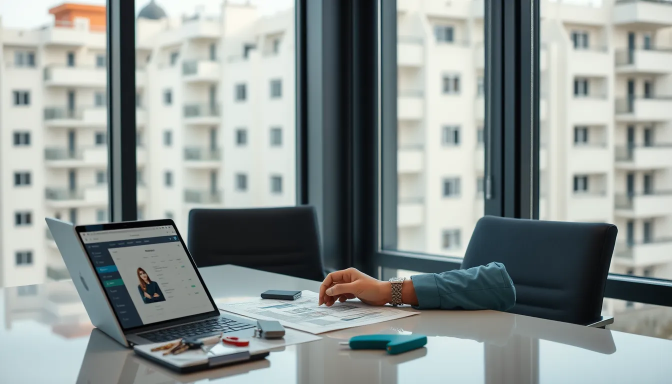
#> input picture flux-editorial/exec/img/agence-ia-immobilier-maroc-src.webp, 1344 x 768 px, given in place of agence-ia-immobilier-maroc-src.webp.webp, which was not available (shown at 1/2 size)
$ python prep_img.py img/agence-ia-immobilier-maroc-src.webp
#> lines starting #> are read from the running program, lines starting #| are printed output that depends on the picture
import sys,os,base64,hashlib
from PIL import Image
slug=sys.argv[1]; src=f'img/{slug}-src.webp' if os.path.exists(f'img/{slug}-src.webp') else f'img/{slug}.webp'
im=Image.open(src).convert('RGB'); best=None
#> further down, im is the input picture: PIL image 1344x768 RGB; mean R, G, B 141.6, 149.8, 147.6
for w in (800,720,640):
    for q in (50,42,35,28):
        r=im.resize((w,round(im.height*w/im.width)),Image.LANCZOS); p=f'/tmp/{slug}-up.webp'
        r.save(p,'WEBP',quality=q,method=6); n=len(base64.b64encode(open(p,'rb').read()))
        if n<=22000: best=(w,q,n); break
    if best: break
#> this loop made 1 pass
#> pass 1, `r.save(p,'WEBP',quality=q,method=6); n=len(base64.b64encode(open(p,'rb..`:
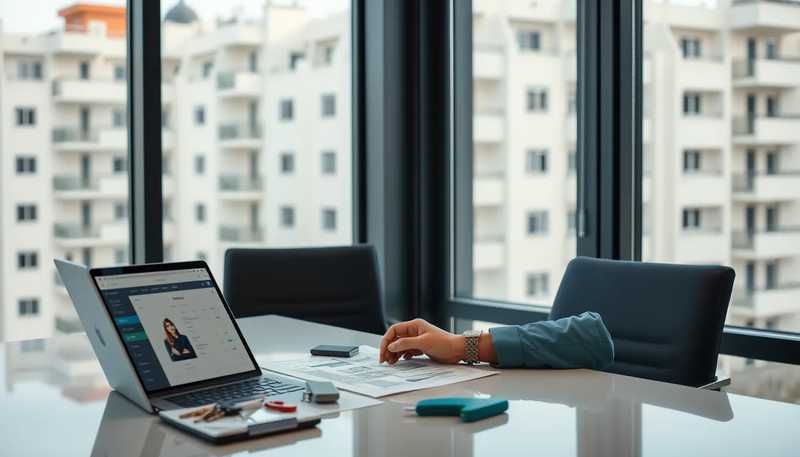
#> saved as agence-ia-immobilier-maroc-src.webp-up.webp: PIL image 800x457 RGB; mean R, G, B 141.6, 149.8, 147.6
r.save(f'/tmp/{slug}-prev.jpg',quality=70)
print(slug,'width',r.size[0],'q',best[1] if best else q,'b64',n,'md5',hashlib.md5(open(p,'rb').read()).hexdigest())
#| img/agence-ia-immobilier-maroc-src.webp width 800 q 50 b64 20376 md5 39be77918a6201cda697324fce2a2c91

$ run again, on flux-editorial/exec/img/agents-ia-vocaux-restaurants-hotels-maroc-choco-src.webp
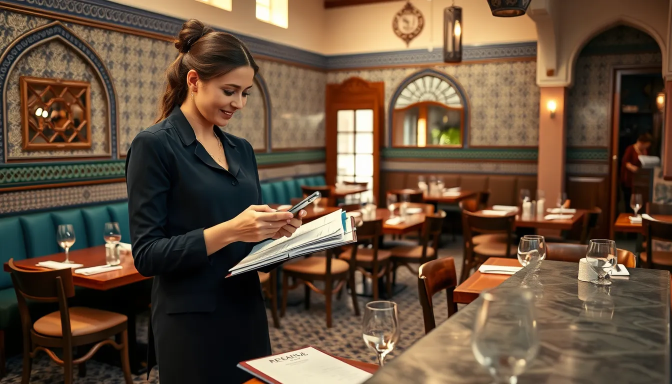
#> input picture flux-editorial/exec/img/agents-ia-vocaux-restaurants-hotels-maroc-choco-src.webp, 1344 x 768 px, given in place of gents-ia-vocaux-restaurants-hotels-maroc-choco-src.webp.webp, which was not available (shown at 1/2 size)
#> im is the input picture: PIL image 1344x768 RGB; mean R, G, B 101.9, 79.8, 60
#> the loop `for w in (800,720,640):` made 3 passes
#> pass 1, `r.save(p,'WEBP',quality=q,method=6); n=len(base64.b64encode(open(p,'rb..`:
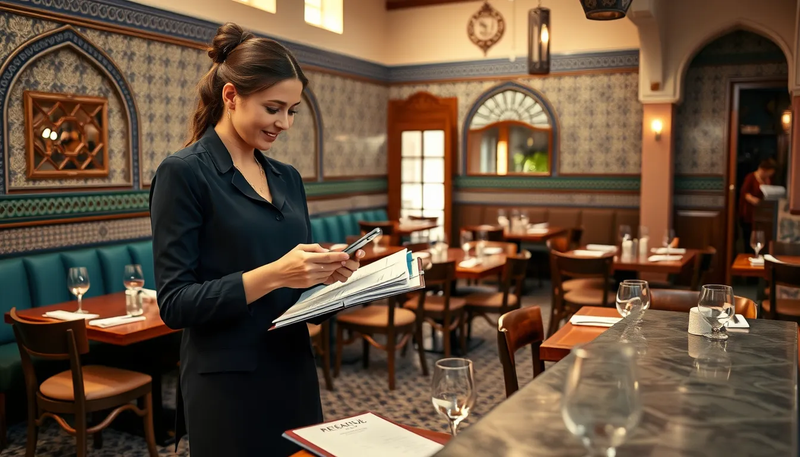
#> saved as agents-ia-vocaux-restaurants-hotels-maroc-choco-src.webp-up.webp: PIL image 800x457 RGB; mean R, G, B 101.9, 79.8, 60
#> pass 2, `r.save(p,'WEBP',quality=q,method=6); n=len(base64.b64encode(open(p,'rb..`:
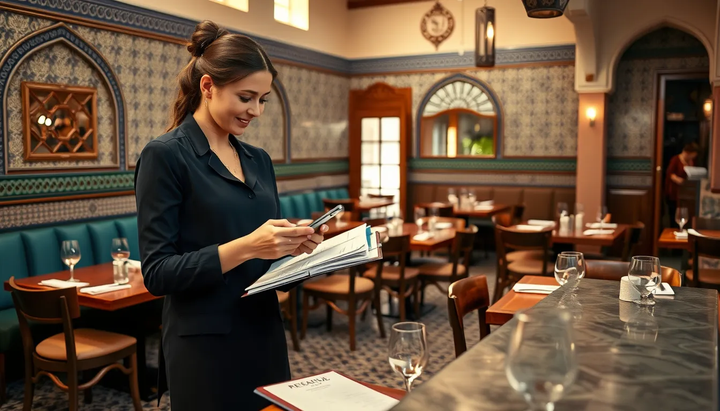
#> saved as agents-ia-vocaux-restaurants-hotels-maroc-choco-src.webp-up.webp: PIL image 720x411 RGB; mean R, G, B 101.9, 79.8, 60
#| img/agents-ia-vocaux-restaurants-hotels-maroc-choco-src.webp width 640 q 28 b64 22172 md5 25dcc3d72a37e02842831962324da3d6

$ run again, on flux-editorial/exec/img/automatisation-cabinet-comptable-maroc-src.webp
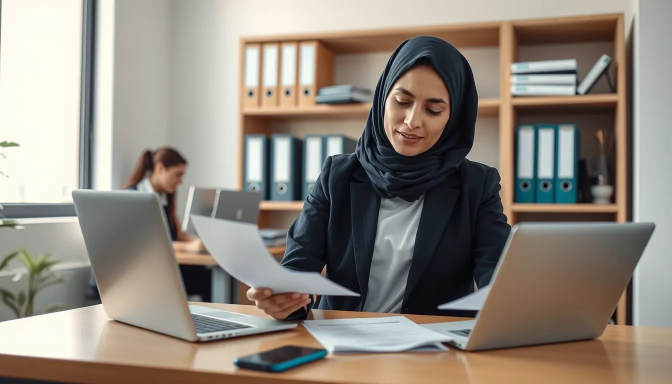
#> input picture flux-editorial/exec/img/automatisation-cabinet-comptable-maroc-src.webp, 1344 x 768 px, given in place of automatisation-cabinet-comptable-maroc-src.webp.webp, which was not available (shown at 1/2 size)
#> im is the input picture: PIL image 1344x768 RGB; mean R, G, B 143.1, 135.2, 125.3
#> the loop `for w in (800,720,640):` made 1 pass
#> pass 1, `r.save(p,'WEBP',quality=q,method=6); n=len(base64.b64encode(open(p,'rb..`:
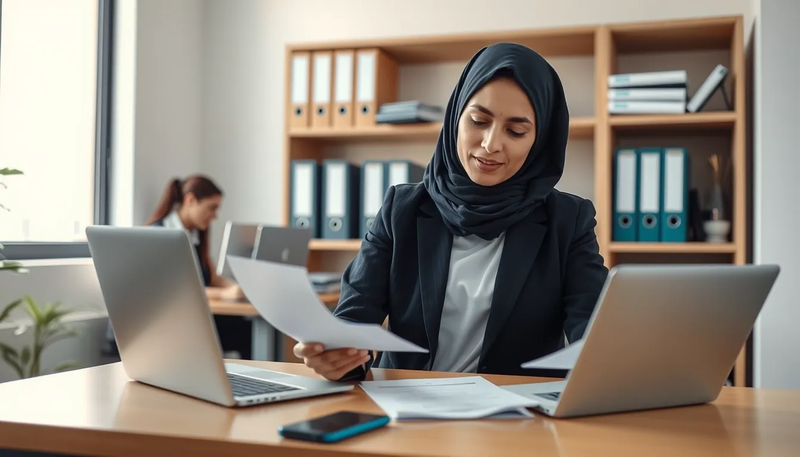
#> saved as automatisation-cabinet-comptable-maroc-src.webp-up.webp: PIL image 800x457 RGB; mean R, G, B 143.1, 135.2, 125.3
#| img/automatisation-cabinet-comptable-maroc-src.webp width 800 q 50 b64 19840 md5 a1003c9b94907bf97dfa8a773b69659e

$ run again, on flux-editorial/exec/img/automatisation-centre-de-formation-maroc-src.webp
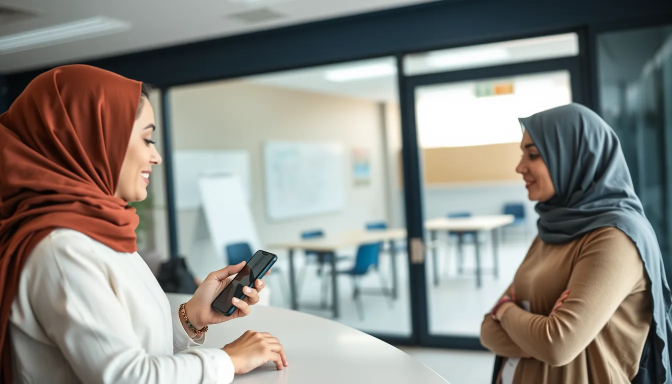
#> input picture flux-editorial/exec/img/automatisation-centre-de-formation-maroc-src.webp, 1344 x 768 px, given in place of automatisation-centre-de-formation-maroc-src.webp.webp, which was not available (shown at 1/2 size)
#> im is the input picture: PIL image 1344x768 RGB; mean R, G, B 139.4, 138.9, 133.2
#> the loop `for w in (800,720,640):` made 1 pass
#> pass 1, `r.save(p,'WEBP',quality=q,method=6); n=len(base64.b64encode(open(p,'rb..`:
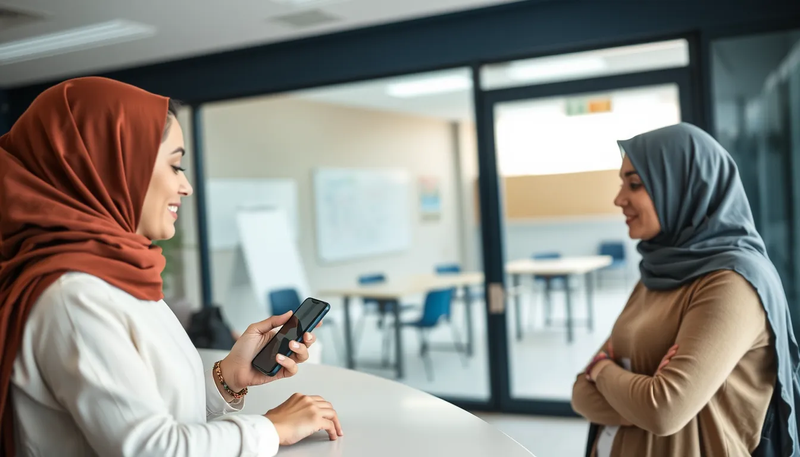
#> saved as automatisation-centre-de-formation-maroc-src.webp-up.webp: PIL image 800x457 RGB; mean R, G, B 139.4, 138.9, 133.2
#| img/automatisation-centre-de-formation-maroc-src.webp width 800 q 50 b64 21808 md5 06b285d7040949d4c626e836cf46b90c
